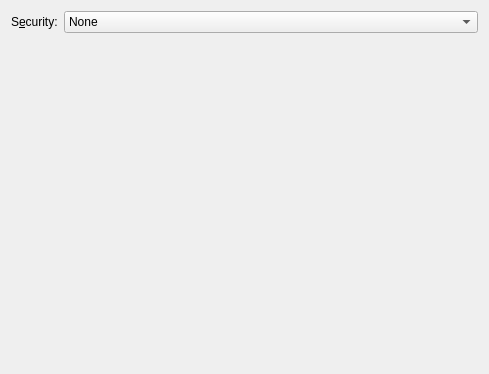
<?xml version="1.0" encoding="UTF-8"?>
<ui version="4.0">
 <author>Lukáš Tinkl &lt;ltinkl@redhat.com&gt;</author>
 <class>WifiSecurity</class>
 <widget class="QWidget" name="WifiSecurity">
  <property name="geometry">
   <rect>
    <x>0</x>
    <y>0</y>
    <width>489</width>
    <height>374</height>
   </rect>
  </property>
  <property name="windowTitle">
   <string>Wifi Security</string>
  </property>
  <layout class="QGridLayout" name="gridLayout">
   <item row="0" column="1">
    <widget class="KComboBox" name="securityCombo">
     <property name="sizePolicy">
      <sizepolicy hsizetype="MinimumExpanding" vsizetype="Fixed">
       <horstretch>0</horstretch>
       <verstretch>0</verstretch>
      </sizepolicy>
     </property>
     <item>
      <property name="text">
       <string>None</string>
      </property>
     </item>
     <item>
      <property name="text">
       <string>WEP key or passphrase</string>
      </property>
     </item>
     <item>
      <property name="text">
       <string>LEAP</string>
      </property>
     </item>
     <item>
      <property name="text">
       <string>Dynamic WEP (802.1x)</string>
      </property>
     </item>
     <item>
      <property name="text">
       <string>WPA &amp; WPA2 Personal</string>
      </property>
     </item>
     <item>
      <property name="text">
       <string>WPA &amp; WPA2 Enterprise</string>
      </property>
     </item>
    </widget>
   </item>
   <item row="0" column="0">
    <widget class="QLabel" name="label">
     <property name="text">
      <string>S&amp;ecurity:</string>
     </property>
     <property name="buddy">
      <cstring>securityCombo</cstring>
     </property>
    </widget>
   </item>
   <item row="1" column="0" colspan="2">
    <widget class="QStackedWidget" name="stackedWidget">
     <widget class="QWidget" name="securityNone"/>
     <widget class="QWidget" name="securityWep">
      <layout class="QFormLayout" name="formLayout">
       <item row="0" column="0">
        <widget class="QLabel" name="label_2">
         <property name="text">
          <string>&amp;Key:</string>
         </property>
         <property name="buddy">
          <cstring>wepKey</cstring>
         </property>
        </widget>
       </item>
       <item row="0" column="1">
        <widget class="KLineEdit" name="wepKey">
         <property name="maxLength">
          <number>26</number>
         </property>
         <property name="passwordMode">
          <bool>true</bool>
         </property>
        </widget>
       </item>
       <item row="1" column="1">
        <widget class="QCheckBox" name="cbShowWepKey">
         <property name="text">
          <string>&amp;Show key</string>
         </property>
        </widget>
       </item>
       <item row="2" column="0">
        <widget class="QLabel" name="label_3">
         <property name="text">
          <string>WEP index&amp;:</string>
         </property>
         <property name="buddy">
          <cstring>wepIndex</cstring>
         </property>
        </widget>
       </item>
       <item row="2" column="1">
        <widget class="KComboBox" name="wepIndex">
         <property name="sizePolicy">
          <sizepolicy hsizetype="MinimumExpanding" vsizetype="Fixed">
           <horstretch>0</horstretch>
           <verstretch>0</verstretch>
          </sizepolicy>
         </property>
         <item>
          <property name="text">
           <string>1 (default)</string>
          </property>
         </item>
         <item>
          <property name="text">
           <string>2</string>
          </property>
         </item>
         <item>
          <property name="text">
           <string>3</string>
          </property>
         </item>
         <item>
          <property name="text">
           <string>4</string>
          </property>
         </item>
        </widget>
       </item>
       <item row="3" column="0">
        <widget class="QLabel" name="label_4">
         <property name="text">
          <string>Au&amp;thentication:</string>
         </property>
         <property name="buddy">
          <cstring>wepAuth</cstring>
         </property>
        </widget>
       </item>
       <item row="3" column="1">
        <widget class="KComboBox" name="wepAuth">
         <property name="sizePolicy">
          <sizepolicy hsizetype="MinimumExpanding" vsizetype="Fixed">
           <horstretch>0</horstretch>
           <verstretch>0</verstretch>
          </sizepolicy>
         </property>
         <item>
          <property name="text">
           <string>Open System</string>
          </property>
         </item>
         <item>
          <property name="text">
           <string>Shared Key</string>
          </property>
         </item>
        </widget>
       </item>
      </layout>
     </widget>
     <widget class="QWidget" name="securityLeap">
      <layout class="QFormLayout" name="formLayout_3">
       <item row="0" column="0">
        <widget class="QLabel" name="label_8">
         <property name="text">
          <string>&amp;Username:</string>
         </property>
         <property name="buddy">
          <cstring>leapUsername</cstring>
         </property>
        </widget>
       </item>
       <item row="0" column="1">
        <widget class="KLineEdit" name="leapUsername"/>
       </item>
       <item row="1" column="0">
        <widget class="QLabel" name="label_9">
         <property name="text">
          <string>&amp;Password:</string>
         </property>
         <property name="buddy">
          <cstring>leapPassword</cstring>
         </property>
        </widget>
       </item>
       <item row="1" column="1">
        <widget class="KLineEdit" name="leapPassword">
         <property name="passwordMode">
          <bool>true</bool>
         </property>
        </widget>
       </item>
       <item row="2" column="1">
        <widget class="QCheckBox" name="cbShowLeapPassword">
         <property name="text">
          <string>&amp;Show password</string>
         </property>
        </widget>
       </item>
      </layout>
     </widget>
     <widget class="QWidget" name="securityWpaPersonal">
      <layout class="QFormLayout" name="formLayout_4">
       <item row="0" column="0">
        <widget class="QLabel" name="label_10">
         <property name="text">
          <string>&amp;Password:</string>
         </property>
         <property name="buddy">
          <cstring>psk</cstring>
         </property>
        </widget>
       </item>
       <item row="0" column="1">
        <widget class="KLineEdit" name="psk">
         <property name="passwordMode">
          <bool>true</bool>
         </property>
        </widget>
       </item>
       <item row="1" column="1">
        <widget class="QCheckBox" name="cbShowPsk">
         <property name="text">
          <string>&amp;Show password</string>
         </property>
        </widget>
       </item>
      </layout>
     </widget>
    </widget>
   </item>
  </layout>
 </widget>
 <customwidgets>
  <customwidget>
   <class>KLineEdit</class>
   <extends>QLineEdit</extends>
   <header>klineedit.h</header>
  </customwidget>
  <customwidget>
   <class>KComboBox</class>
   <extends>QComboBox</extends>
   <header>kcombobox.h</header>
  </customwidget>
 </customwidgets>
 <resources/>
 <connections>
  <connection>
   <sender>stackedWidget</sender>
   <signal>currentChanged(int)</signal>
   <receiver>securityCombo</receiver>
   <slot>setCurrentIndex(int)</slot>
   <hints>
    <hint type="sourcelabel">
     <x>338</x>
     <y>155</y>
    </hint>
    <hint type="destinationlabel">
     <x>332</x>
     <y>11</y>
    </hint>
   </hints>
  </connection>
  <connection>
   <sender>securityCombo</sender>
   <signal>currentIndexChanged(int)</signal>
   <receiver>stackedWidget</receiver>
   <slot>setCurrentIndex(int)</slot>
   <hints>
    <hint type="sourcelabel">
     <x>85</x>
     <y>15</y>
    </hint>
    <hint type="destinationlabel">
     <x>85</x>
     <y>79</y>
    </hint>
   </hints>
  </connection>
 </connections>
</ui>
